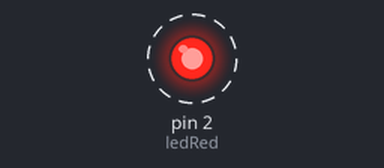
Recording of a sketch running on a simulated Arduino Uno, built with avr-gcc and run on an emulated ATmega328P. On the bench: output pins drawn as LEDs (lit = HIGH). Dashed ring = blinking.

Above: at 0.2 s.
Timing chart, 0 to 3.0 s (numbered marks = the images above):
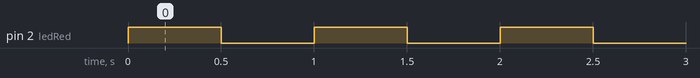

Measured:
- by itself, pin 2 (ledRed): alternates HIGH for 0.50 s and LOW for 0.50 s

The sketch:

sketch_jan13a.ino
```cpp
// (13/1/23)

const int ledRed = 2;

void setup ()
{
  pinMode (ledRed,OUTPUT);   //LED
}

void loop ()
{
  digitalWrite (ledRed,HIGH);  //ON LED
  delay (500);
  digitalWrite (ledRed,LOW);   //OFF LED
  delay (500);
}
```
